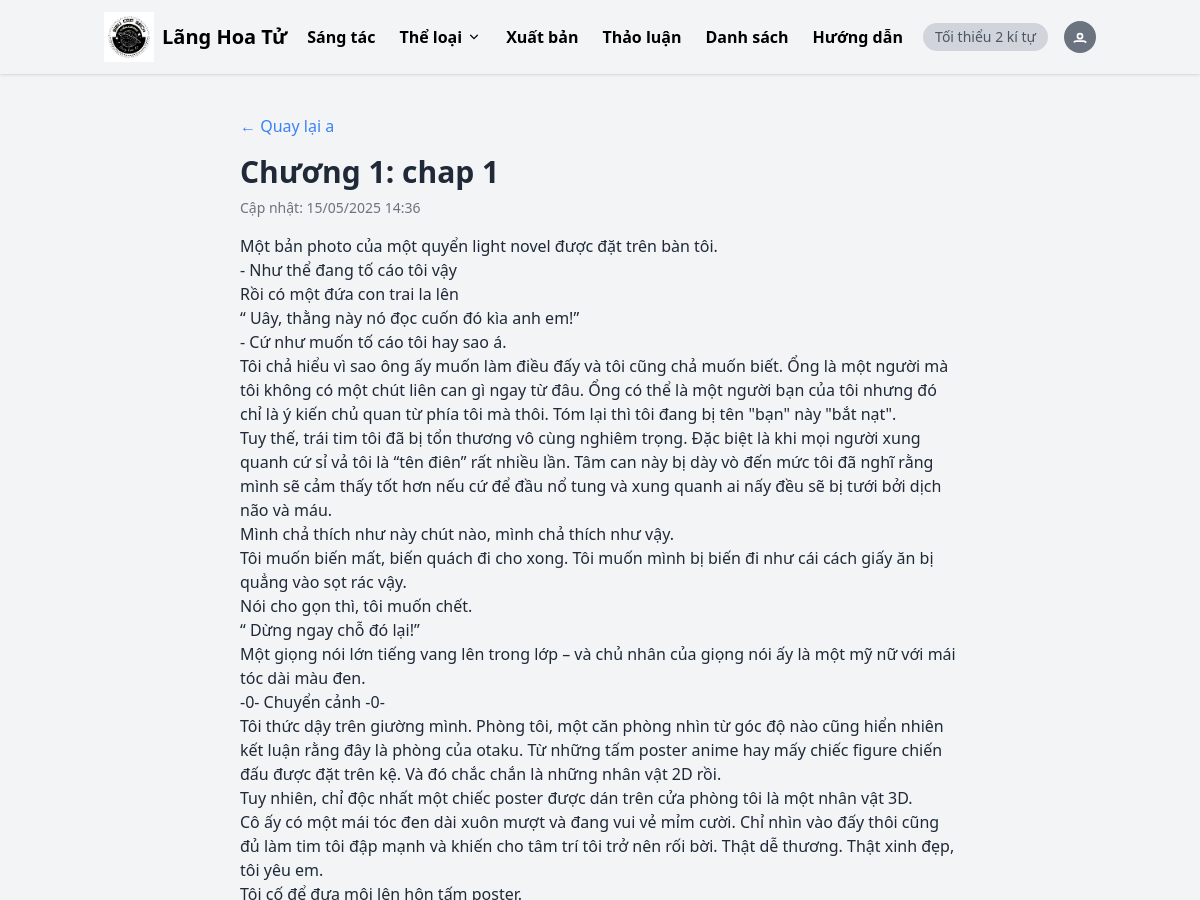
Before: /novels/4/chapter/1/ (upper part) with the older database file.
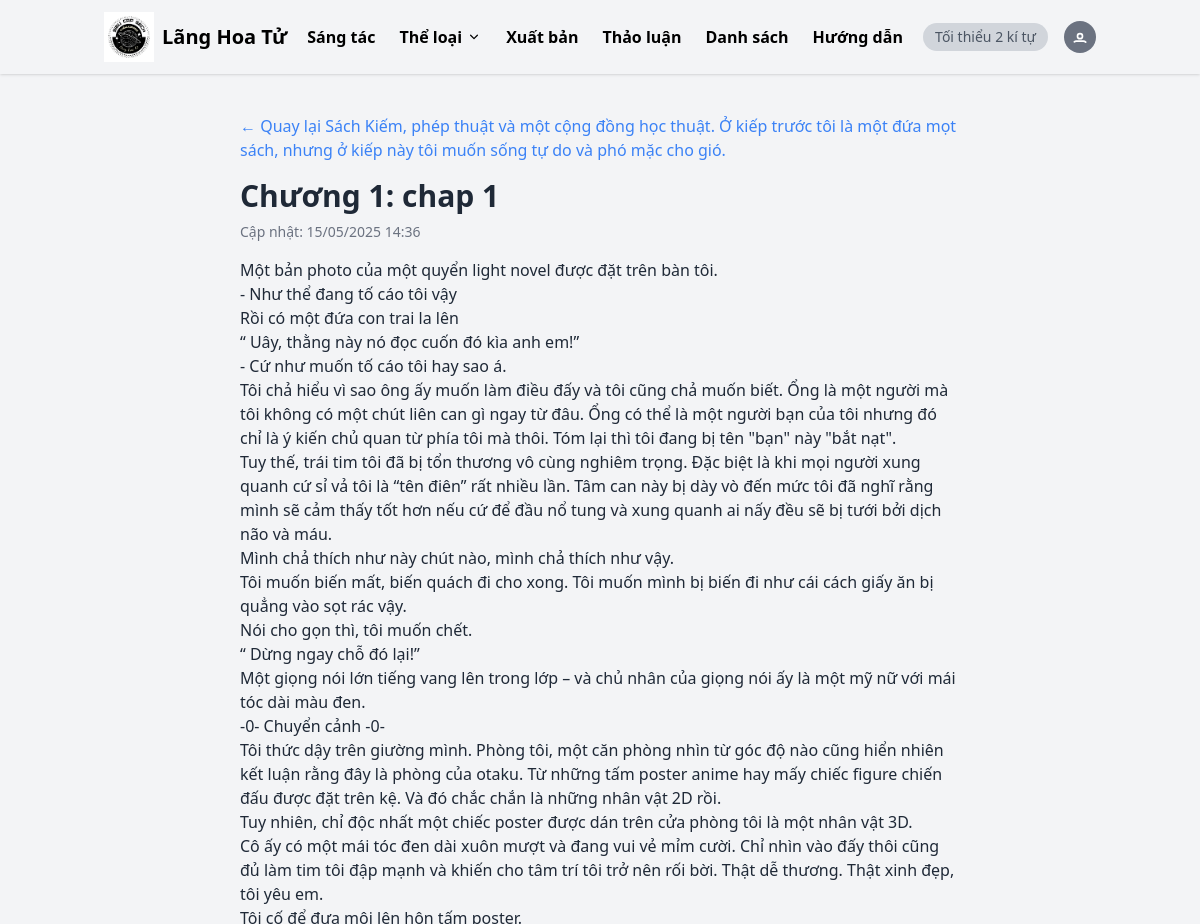
After: the same page with the newer database file.
### novels/models.py (models this page shows, shortened)
class Novel(models.Model):
    STATUS_CHOICES = [
        ('ongoing', 'Ongoing'),
        ('completed', 'Completed'),
    ]
    title = models.CharField(max_length=255)
    description = models.TextField(blank=True)
    author = models.CharField(max_length=255, blank=True)
    cover_image = models.ImageField(upload_to='covers/', blank=True, null=True)
    status = models.CharField(max_length=10, choices=STATUS_CHOICES, default='ongoing')
    genres = models.ManyToManyField(Genre, related_name='novels')
    created_at = models.DateTimeField(auto_now_add=True)
    updated_at = models.DateTimeField(auto_now=True)

### novels/views.py (the view)
# urls.py: path('<int:novel_id>/chapter/<int:chapter_id>/', views.chapter_detail, name='chapter_detail'),
def chapter_detail(request, novel_id, chapter_id):
    novel = get_object_or_404(Novel, id=novel_id)
    chapter = get_object_or_404(Chapter, id=chapter_id, novel=novel)
    prev_chapter = Chapter.objects.filter(
        novel=novel, chapter_number__lt=chapter.chapter_number
    ).order_by('-chapter_number').first()
    next_chapter = Chapter.objects.filter(
        novel=novel, chapter_number__gt=chapter.chapter_number
    ).order_by('chapter_number').first()
    return render(request, 'novels/chapter_detail.html', {
        'novel': novel,
        'chapter': chapter,
        'prev_chapter': prev_chapter,
        'next_chapter': next_chapter,
    })

### templates/novels/chapter_detail.html (shortened to what this page needs)
{% extends 'index.html' %}
{% block content %}
<div class="max-w-3xl mx-auto p-6">
  <a href="{% url 'novels:novel_detail' novel.id %}" class="text-blue-500 hover:underline mb-4 block">&larr; Quay lại {{ novel.title }}</a>
  <h1 class="text-3xl font-bold mb-2">Chương {{ chapter.chapter_number }}: {{ chapter.title }}</h1>
  <p class="text-sm text-gray-500 mb-4">Cập nhật: {{ chapter.created_at|date:"d/m/Y H:i" }}</p>
  <div class="prose max-w-full">
    {{ chapter.content|linebreaks }}
  </div>
</div>
{% endblock %}

Changed rows visible on the page:
changed Novel: title "a" → "Sách Kiếm, phép thuật và một cộng đồng học thuật. Ở kiếp trước tôi là một đứa mọt sách, nhưng ở kiếp này tôi muốn sống tự do và phó mặc cho gió."
